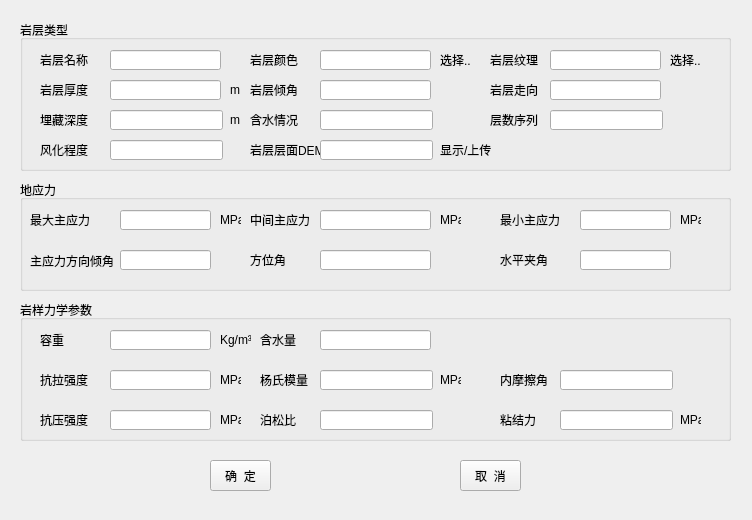
<?xml version="1.0" encoding="UTF-8"?>
<ui version="4.0">
 <class>coalMechanicalParametersForm</class>
 <widget class="QWidget" name="coalMechanicalParametersForm">
  <property name="geometry">
   <rect>
    <x>0</x>
    <y>0</y>
    <width>752</width>
    <height>520</height>
   </rect>
  </property>
  <property name="minimumSize">
   <size>
    <width>752</width>
    <height>520</height>
   </size>
  </property>
  <property name="maximumSize">
   <size>
    <width>752</width>
    <height>520</height>
   </size>
  </property>
  <property name="windowTitle">
   <string>煤岩层及力学参数</string>
  </property>
  <widget class="QGroupBox" name="groupBox">
   <property name="geometry">
    <rect>
     <x>20</x>
     <y>20</y>
     <width>711</width>
     <height>151</height>
    </rect>
   </property>
   <property name="title">
    <string>岩层类型</string>
   </property>
   <widget class="QLabel" name="label_2">
    <property name="geometry">
     <rect>
      <x>20</x>
      <y>60</y>
      <width>61</width>
      <height>20</height>
     </rect>
    </property>
    <property name="text">
     <string>岩层厚度</string>
    </property>
   </widget>
   <widget class="QLabel" name="label_3">
    <property name="geometry">
     <rect>
      <x>20</x>
      <y>90</y>
      <width>54</width>
      <height>20</height>
     </rect>
    </property>
    <property name="text">
     <string>埋藏深度</string>
    </property>
   </widget>
   <widget class="QLabel" name="label_8">
    <property name="geometry">
     <rect>
      <x>230</x>
      <y>60</y>
      <width>61</width>
      <height>20</height>
     </rect>
    </property>
    <property name="text">
     <string>岩层倾角</string>
    </property>
   </widget>
   <widget class="QLabel" name="label_12">
    <property name="geometry">
     <rect>
      <x>230</x>
      <y>90</y>
      <width>54</width>
      <height>20</height>
     </rect>
    </property>
    <property name="text">
     <string>含水情况</string>
    </property>
   </widget>
   <widget class="QLabel" name="label_14">
    <property name="geometry">
     <rect>
      <x>470</x>
      <y>60</y>
      <width>81</width>
      <height>20</height>
     </rect>
    </property>
    <property name="text">
     <string>岩层走向</string>
    </property>
   </widget>
   <widget class="QLabel" name="label_18">
    <property name="geometry">
     <rect>
      <x>470</x>
      <y>90</y>
      <width>71</width>
      <height>20</height>
     </rect>
    </property>
    <property name="text">
     <string>层数序列</string>
    </property>
   </widget>
   <widget class="QLineEdit" name="lineEdit_2">
    <property name="geometry">
     <rect>
      <x>90</x>
      <y>60</y>
      <width>111</width>
      <height>20</height>
     </rect>
    </property>
   </widget>
   <widget class="QLineEdit" name="lineEdit_3">
    <property name="geometry">
     <rect>
      <x>90</x>
      <y>90</y>
      <width>113</width>
      <height>20</height>
     </rect>
    </property>
   </widget>
   <widget class="QLineEdit" name="lineEdit_7">
    <property name="geometry">
     <rect>
      <x>300</x>
      <y>60</y>
      <width>111</width>
      <height>20</height>
     </rect>
    </property>
   </widget>
   <widget class="QLineEdit" name="lineEdit_9">
    <property name="geometry">
     <rect>
      <x>300</x>
      <y>90</y>
      <width>113</width>
      <height>20</height>
     </rect>
    </property>
   </widget>
   <widget class="QLineEdit" name="lineEdit_12">
    <property name="geometry">
     <rect>
      <x>530</x>
      <y>60</y>
      <width>111</width>
      <height>20</height>
     </rect>
    </property>
   </widget>
   <widget class="QLineEdit" name="lineEdit_14">
    <property name="geometry">
     <rect>
      <x>530</x>
      <y>90</y>
      <width>113</width>
      <height>20</height>
     </rect>
    </property>
   </widget>
   <widget class="QLabel" name="label_19">
    <property name="geometry">
     <rect>
      <x>230</x>
      <y>120</y>
      <width>71</width>
      <height>20</height>
     </rect>
    </property>
    <property name="text">
     <string>岩层层面DEM</string>
    </property>
   </widget>
   <widget class="QLabel" name="label_4">
    <property name="geometry">
     <rect>
      <x>20</x>
      <y>120</y>
      <width>54</width>
      <height>20</height>
     </rect>
    </property>
    <property name="text">
     <string>风化程度</string>
    </property>
   </widget>
   <widget class="QLineEdit" name="lineEdit_4">
    <property name="geometry">
     <rect>
      <x>90</x>
      <y>120</y>
      <width>113</width>
      <height>20</height>
     </rect>
    </property>
   </widget>
   <widget class="QLineEdit" name="lineEdit_15">
    <property name="geometry">
     <rect>
      <x>300</x>
      <y>120</y>
      <width>113</width>
      <height>20</height>
     </rect>
    </property>
   </widget>
   <widget class="QLabel" name="label_15">
    <property name="geometry">
     <rect>
      <x>420</x>
      <y>120</y>
      <width>54</width>
      <height>20</height>
     </rect>
    </property>
    <property name="text">
     <string>显示/上传</string>
    </property>
   </widget>
   <widget class="QLineEdit" name="lineEdit_27">
    <property name="geometry">
     <rect>
      <x>530</x>
      <y>30</y>
      <width>111</width>
      <height>20</height>
     </rect>
    </property>
   </widget>
   <widget class="QLineEdit" name="lineEdit_21">
    <property name="geometry">
     <rect>
      <x>90</x>
      <y>30</y>
      <width>111</width>
      <height>20</height>
     </rect>
    </property>
   </widget>
   <widget class="QLineEdit" name="lineEdit_26">
    <property name="geometry">
     <rect>
      <x>300</x>
      <y>30</y>
      <width>111</width>
      <height>20</height>
     </rect>
    </property>
   </widget>
   <widget class="QLabel" name="label_28">
    <property name="geometry">
     <rect>
      <x>20</x>
      <y>30</y>
      <width>61</width>
      <height>20</height>
     </rect>
    </property>
    <property name="text">
     <string>岩层名称</string>
    </property>
   </widget>
   <widget class="QLabel" name="label_22">
    <property name="geometry">
     <rect>
      <x>230</x>
      <y>30</y>
      <width>61</width>
      <height>20</height>
     </rect>
    </property>
    <property name="text">
     <string>岩层颜色</string>
    </property>
   </widget>
   <widget class="QLabel" name="label_27">
    <property name="geometry">
     <rect>
      <x>470</x>
      <y>30</y>
      <width>51</width>
      <height>20</height>
     </rect>
    </property>
    <property name="text">
     <string>岩层纹理</string>
    </property>
   </widget>
   <widget class="QLabel" name="label_29">
    <property name="geometry">
     <rect>
      <x>420</x>
      <y>30</y>
      <width>41</width>
      <height>20</height>
     </rect>
    </property>
    <property name="text">
     <string>选择..</string>
    </property>
   </widget>
   <widget class="QLabel" name="label_30">
    <property name="geometry">
     <rect>
      <x>650</x>
      <y>30</y>
      <width>41</width>
      <height>20</height>
     </rect>
    </property>
    <property name="text">
     <string>选择..</string>
    </property>
   </widget>
   <widget class="QLabel" name="label_31">
    <property name="geometry">
     <rect>
      <x>210</x>
      <y>60</y>
      <width>21</width>
      <height>20</height>
     </rect>
    </property>
    <property name="text">
     <string>m</string>
    </property>
   </widget>
   <widget class="QLabel" name="label_32">
    <property name="geometry">
     <rect>
      <x>210</x>
      <y>90</y>
      <width>21</width>
      <height>20</height>
     </rect>
    </property>
    <property name="text">
     <string>m</string>
    </property>
   </widget>
  </widget>
  <widget class="QGroupBox" name="groupBox_2">
   <property name="geometry">
    <rect>
     <x>20</x>
     <y>180</y>
     <width>711</width>
     <height>111</height>
    </rect>
   </property>
   <property name="title">
    <string>地应力</string>
   </property>
   <widget class="QLabel" name="label_5">
    <property name="geometry">
     <rect>
      <x>10</x>
      <y>30</y>
      <width>61</width>
      <height>20</height>
     </rect>
    </property>
    <property name="text">
     <string>最大主应力</string>
    </property>
   </widget>
   <widget class="QLabel" name="label_6">
    <property name="geometry">
     <rect>
      <x>10</x>
      <y>70</y>
      <width>91</width>
      <height>21</height>
     </rect>
    </property>
    <property name="text">
     <string>主应力方向倾角</string>
    </property>
   </widget>
   <widget class="QLabel" name="label_9">
    <property name="geometry">
     <rect>
      <x>230</x>
      <y>30</y>
      <width>61</width>
      <height>20</height>
     </rect>
    </property>
    <property name="text">
     <string>中间主应力</string>
    </property>
   </widget>
   <widget class="QLabel" name="label_16">
    <property name="geometry">
     <rect>
      <x>230</x>
      <y>70</y>
      <width>54</width>
      <height>20</height>
     </rect>
    </property>
    <property name="text">
     <string>方位角</string>
    </property>
   </widget>
   <widget class="QLabel" name="label_17">
    <property name="geometry">
     <rect>
      <x>480</x>
      <y>30</y>
      <width>81</width>
      <height>20</height>
     </rect>
    </property>
    <property name="text">
     <string>最小主应力</string>
    </property>
   </widget>
   <widget class="QLabel" name="label_20">
    <property name="geometry">
     <rect>
      <x>480</x>
      <y>70</y>
      <width>71</width>
      <height>20</height>
     </rect>
    </property>
    <property name="text">
     <string>水平夹角</string>
    </property>
   </widget>
   <widget class="QLineEdit" name="lineEdit_5">
    <property name="geometry">
     <rect>
      <x>100</x>
      <y>30</y>
      <width>91</width>
      <height>20</height>
     </rect>
    </property>
   </widget>
   <widget class="QLineEdit" name="lineEdit_6">
    <property name="geometry">
     <rect>
      <x>100</x>
      <y>70</y>
      <width>91</width>
      <height>20</height>
     </rect>
    </property>
   </widget>
   <widget class="QLineEdit" name="lineEdit_8">
    <property name="geometry">
     <rect>
      <x>300</x>
      <y>30</y>
      <width>111</width>
      <height>20</height>
     </rect>
    </property>
   </widget>
   <widget class="QLineEdit" name="lineEdit_11">
    <property name="geometry">
     <rect>
      <x>300</x>
      <y>70</y>
      <width>111</width>
      <height>20</height>
     </rect>
    </property>
   </widget>
   <widget class="QLineEdit" name="lineEdit_16">
    <property name="geometry">
     <rect>
      <x>560</x>
      <y>70</y>
      <width>91</width>
      <height>20</height>
     </rect>
    </property>
   </widget>
   <widget class="QLabel" name="label_33">
    <property name="geometry">
     <rect>
      <x>200</x>
      <y>30</y>
      <width>21</width>
      <height>20</height>
     </rect>
    </property>
    <property name="text">
     <string>MPa</string>
    </property>
   </widget>
   <widget class="QLabel" name="label_34">
    <property name="geometry">
     <rect>
      <x>420</x>
      <y>30</y>
      <width>21</width>
      <height>20</height>
     </rect>
    </property>
    <property name="text">
     <string>MPa</string>
    </property>
   </widget>
   <widget class="QLineEdit" name="lineEdit_10">
    <property name="geometry">
     <rect>
      <x>560</x>
      <y>30</y>
      <width>91</width>
      <height>20</height>
     </rect>
    </property>
   </widget>
   <widget class="QLabel" name="label_35">
    <property name="geometry">
     <rect>
      <x>660</x>
      <y>30</y>
      <width>21</width>
      <height>20</height>
     </rect>
    </property>
    <property name="text">
     <string>MPa</string>
    </property>
   </widget>
  </widget>
  <widget class="QGroupBox" name="groupBox_3">
   <property name="geometry">
    <rect>
     <x>20</x>
     <y>300</y>
     <width>711</width>
     <height>141</height>
    </rect>
   </property>
   <property name="title">
    <string>岩样力学参数</string>
   </property>
   <widget class="QLabel" name="label_7">
    <property name="geometry">
     <rect>
      <x>20</x>
      <y>30</y>
      <width>61</width>
      <height>20</height>
     </rect>
    </property>
    <property name="text">
     <string>容重</string>
    </property>
   </widget>
   <widget class="QLabel" name="label_10">
    <property name="geometry">
     <rect>
      <x>20</x>
      <y>70</y>
      <width>54</width>
      <height>20</height>
     </rect>
    </property>
    <property name="text">
     <string>抗拉强度</string>
    </property>
   </widget>
   <widget class="QLabel" name="label_11">
    <property name="geometry">
     <rect>
      <x>240</x>
      <y>30</y>
      <width>61</width>
      <height>20</height>
     </rect>
    </property>
    <property name="text">
     <string>含水量</string>
    </property>
   </widget>
   <widget class="QLabel" name="label_21">
    <property name="geometry">
     <rect>
      <x>240</x>
      <y>70</y>
      <width>54</width>
      <height>20</height>
     </rect>
    </property>
    <property name="text">
     <string>杨氏模量</string>
    </property>
   </widget>
   <widget class="QLabel" name="label_23">
    <property name="geometry">
     <rect>
      <x>480</x>
      <y>70</y>
      <width>51</width>
      <height>20</height>
     </rect>
    </property>
    <property name="text">
     <string>内摩擦角</string>
    </property>
   </widget>
   <widget class="QLineEdit" name="lineEdit_17">
    <property name="geometry">
     <rect>
      <x>90</x>
      <y>30</y>
      <width>101</width>
      <height>20</height>
     </rect>
    </property>
   </widget>
   <widget class="QLineEdit" name="lineEdit_18">
    <property name="geometry">
     <rect>
      <x>90</x>
      <y>70</y>
      <width>101</width>
      <height>20</height>
     </rect>
    </property>
   </widget>
   <widget class="QLineEdit" name="lineEdit_19">
    <property name="geometry">
     <rect>
      <x>300</x>
      <y>30</y>
      <width>111</width>
      <height>20</height>
     </rect>
    </property>
   </widget>
   <widget class="QLineEdit" name="lineEdit_20">
    <property name="geometry">
     <rect>
      <x>300</x>
      <y>70</y>
      <width>113</width>
      <height>20</height>
     </rect>
    </property>
   </widget>
   <widget class="QLineEdit" name="lineEdit_22">
    <property name="geometry">
     <rect>
      <x>540</x>
      <y>70</y>
      <width>113</width>
      <height>20</height>
     </rect>
    </property>
   </widget>
   <widget class="QLabel" name="label_24">
    <property name="geometry">
     <rect>
      <x>480</x>
      <y>110</y>
      <width>51</width>
      <height>20</height>
     </rect>
    </property>
    <property name="text">
     <string>粘结力</string>
    </property>
   </widget>
   <widget class="QLabel" name="label_25">
    <property name="geometry">
     <rect>
      <x>20</x>
      <y>110</y>
      <width>54</width>
      <height>20</height>
     </rect>
    </property>
    <property name="text">
     <string>抗压强度</string>
    </property>
   </widget>
   <widget class="QLabel" name="label_26">
    <property name="geometry">
     <rect>
      <x>240</x>
      <y>110</y>
      <width>54</width>
      <height>20</height>
     </rect>
    </property>
    <property name="text">
     <string>泊松比</string>
    </property>
   </widget>
   <widget class="QLineEdit" name="lineEdit_23">
    <property name="geometry">
     <rect>
      <x>90</x>
      <y>110</y>
      <width>101</width>
      <height>20</height>
     </rect>
    </property>
   </widget>
   <widget class="QLineEdit" name="lineEdit_24">
    <property name="geometry">
     <rect>
      <x>300</x>
      <y>110</y>
      <width>113</width>
      <height>20</height>
     </rect>
    </property>
   </widget>
   <widget class="QLineEdit" name="lineEdit_25">
    <property name="geometry">
     <rect>
      <x>540</x>
      <y>110</y>
      <width>113</width>
      <height>20</height>
     </rect>
    </property>
   </widget>
   <widget class="QLabel" name="label_36">
    <property name="geometry">
     <rect>
      <x>200</x>
      <y>30</y>
      <width>31</width>
      <height>20</height>
     </rect>
    </property>
    <property name="text">
     <string>Kg/m³</string>
    </property>
   </widget>
   <widget class="QLabel" name="label_37">
    <property name="geometry">
     <rect>
      <x>200</x>
      <y>70</y>
      <width>21</width>
      <height>20</height>
     </rect>
    </property>
    <property name="text">
     <string>MPa</string>
    </property>
   </widget>
   <widget class="QLabel" name="label_38">
    <property name="geometry">
     <rect>
      <x>200</x>
      <y>110</y>
      <width>21</width>
      <height>20</height>
     </rect>
    </property>
    <property name="text">
     <string>MPa</string>
    </property>
   </widget>
   <widget class="QLabel" name="label_39">
    <property name="geometry">
     <rect>
      <x>420</x>
      <y>70</y>
      <width>21</width>
      <height>20</height>
     </rect>
    </property>
    <property name="text">
     <string>MPa</string>
    </property>
   </widget>
   <widget class="QLabel" name="label_40">
    <property name="geometry">
     <rect>
      <x>660</x>
      <y>110</y>
      <width>21</width>
      <height>20</height>
     </rect>
    </property>
    <property name="text">
     <string>MPa</string>
    </property>
   </widget>
  </widget>
  <widget class="QPushButton" name="pushButton_2">
   <property name="geometry">
    <rect>
     <x>460</x>
     <y>460</y>
     <width>61</width>
     <height>31</height>
    </rect>
   </property>
   <property name="text">
    <string>取  消</string>
   </property>
  </widget>
  <widget class="QPushButton" name="pushButton">
   <property name="geometry">
    <rect>
     <x>210</x>
     <y>460</y>
     <width>61</width>
     <height>31</height>
    </rect>
   </property>
   <property name="text">
    <string>确  定</string>
   </property>
  </widget>
 </widget>
 <resources/>
 <connections/>
</ui>
